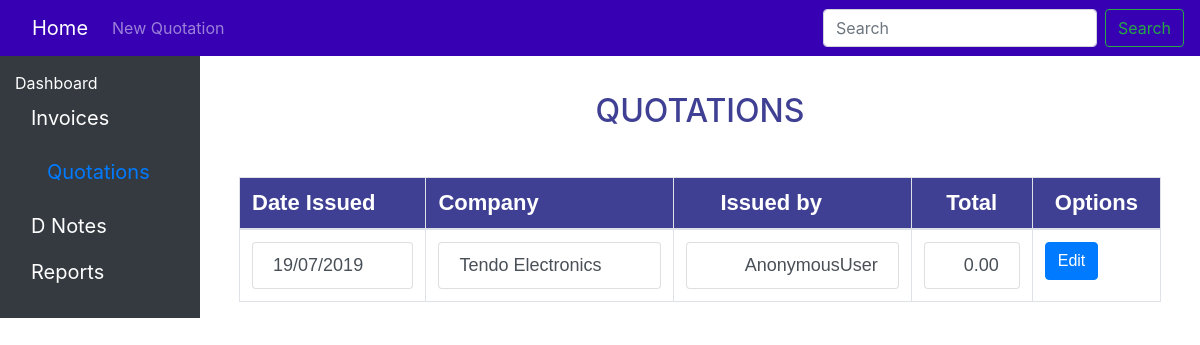
The app's page /system/quotations/ with its own data.
### system/models.py (models this page shows, shortened)
class Quotation(models.Model):
    ref_number = models.CharField(max_length = 15)
    total = models.DecimalField(default=0.0,decimal_places=2,max_digits=25)
    customer = models.CharField(max_length = 50)
    customer_address = models.CharField(max_length = 50)
    user_name =models.CharField(default='Grasp Chemicals',max_length = 25)
    date_created = models.DateTimeField('date_published')

### system/views.py (the view)
# urls.py: path('quotations/', views.quotations, name='quotations'),
def quotations(request):
        quotation_list= Quotation.objects.order_by('-date_created')
        template= 'system/quotations/quotations.html'
        return render(request,template,{'quotation_list':quotation_list})

### system/templates/system/quotations/quotations.html (shortened to what this page needs)
{% load static %}
<link rel="stylesheet" type="text/css" href="{% static "system/css/styles.css" %}">
<link rel="stylesheet" type="text/css" href="{% static "system/css/bootstrap.min.css" %}" >
<link rel="stylesheet" type="text/css" href="{% static "system/css/bootstrap.css" %}" >
<link rel="stylesheet" href=" {% static "system/css/footer.css"%} ">
<link rel="stylesheet" href="http://cdnjs.cloudflare.com/ajax/libs/font-awesome/4.6.3/css/font-awesome.min.css">
{% load static %}
<nav class="navbar navbar-expand-lg navbar-dark fixed-top" style="background-color: #3700B3;">
  <div class="collapse navbar-collapse" id="navbarSupportedContent">
    <ul class="navbar-nav mr-auto">
      <li class="nav-item active">
        <a class="navbar-brand" href="{%url 'system:index' %}">Home <span class="sr-only">(current)</span></a>
      </li>
      <li class="nav-item">
        <a class="nav-link" href="{% url 'system:qcreate' %}" role="button">New Quotation</a>
      </li>
    </ul>
    <form class="form-inline my-2 my-lg-0">
      <input class="form-control mr-sm-2" type="search" placeholder="Search" aria-label="Search">
      <button class="btn btn-outline-success my-2 my-sm-0" type="submit">Search</button>
    </form>
  </div>
</nav>
<div class="container-fluid">
  <div class="row">
    <nav class="col-md-2 d-none d-md-block bg-dark sidebar ">
      <div class="sidebar-sticky" style="padding-top:42%; color:white;">
        <ul class="nav flex-column" id = "list">
          <li class="nav-item">
            <a  class="white" class="nav-link " href="{% url 'system:index' %}" >
              Dashboard
            </a>
          </li>
          <li class="nav-item btn-lg ">
            <a class="white" class="nav-link" href="{% url 'system:invoices' %}">
              Invoices
            </a>
          </li>
          <li class="nav-item btn-lg ">
            <a  class=" nav-link " href="#">
              Quotations
            </a>
          </li>
          <li class="nav-item btn-lg ">
            <a class="white" class="nav-link" href="#">
              D Notes
            </a>
          </li>
          <li class="nav-item btn-lg ">
            <a class="white" class="nav-link" href="#">
              Reports
            </a>
          </li>
        </ul>
      </div>
    </nav>
    <main role="main" class="col-md-9 ml-sm-auto col-lg-10 pt-3 px-4">
  <center><h2 style="padding-top:8%;">QUOTATIONS<br><br></h2></center>
  <div class="container">
    <table class="table  table-hover  ">
      <thead>
        <tr style="background-color:#3F4093;"class="p">
          <th class= "table-bordered"scope="col-1" style="color: white;">Date Issued</th>
          <th class= "table-bordered"scope="col-1" style="color: white;">Company</th>
          <th class= "table-bordered"scope="col" style="color: white;padding-left:5%;" >Issued by</th>
          <th class= "header table-bordered "scope="col" style="color: white;">Total</th>
          <th class= "header table-bordered "scope="col" style="color: white;">Options</th>
        </tr>
      </thead>
      <tbody>
        {% load django_template_maths %}
        {% if quotation_list %}
        {% for q in quotation_list%}
          {% with total=q.total %}
            <tr>
              <td class= "table-bordered"><a href="{% url 'system:qdetail' q.id%}" class="list-group-item list-group-item-action"> {{q.date_created|date:"d"}}/{{q.date_created|date:"m"}}/{{q.date_created|date:"Y"}}</a>
              <td class= "table-bordered">
                <a href="{% url 'system:qdetail' q.id%}" class="list-group-item list-group-item-action"> {{q.customer}}</a>
              </td>
              <td class="data table-bordered"><a href="{% url 'system:qdetail' q.id%}" class="list-group-item list-group-item-action"> {{q.user_name}}</a></td>
              <td class="data table-bordered"><a href="{% url 'system:qdetail' q.id%}" class="list-group-item list-group-item-action"> {{q.total}}</a></td>
              <td  class=" table-bordered" style="align:center">
                {% if q.total <= 0 %}
                <a href="{% url 'system:qpreview' q.id%}" class=" btn btn-primary float-sm-left" style="text-align:center; margin-right:10px;">Edit</a>
                {% else %}
                <a class="  btn  disabled" href="#"style="color:#000000;text-align:center">Issued</a>
                {%endif%}
              </td>
            </tr>
            {% endwith %}
        {% endfor %}
        {% else %}
        <p>There are no Quotations issued yet!</p>
        {% endif %}
      </tbody>
    </table>
  </main>
</div>
</div>

### system/static/system/css/styles.css (style rules this page uses)
.white { color:white; }
th { color: red; font-size: 22px; font-family: arial; }
td { color:black; font-size: 18px; font-family: sans-serif; }
.p { color:black; margin-bottom: 4px; font-size: 18px; font-family: sans-serif; }
h2 { color:#3F4093; }
.data { text-align: right; }
.header { text-align: center; }

### records on screen
Quotation: date_created "19", date_created "07", date_created "2019", customer "Tendo Electronics", user_name "AnonymousUser", total "0.00", shows "Edit"
